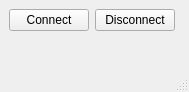
<?xml version="1.0" encoding="UTF-8"?>
<ui version="4.0">
 <class>MainWindow</class>
 <widget class="QMainWindow" name="MainWindow">
  <property name="geometry">
   <rect>
    <x>0</x>
    <y>0</y>
    <width>189</width>
    <height>92</height>
   </rect>
  </property>
  <property name="windowTitle">
   <string>MainWindow</string>
  </property>
  <widget class="QWidget" name="centralwidget">
   <layout class="QFormLayout" name="formLayout">
    <item row="0" column="0">
     <layout class="QHBoxLayout" name="horizontalLayout">
      <item>
       <widget class="QPushButton" name="connectBtn">
        <property name="text">
         <string>Connect</string>
        </property>
       </widget>
      </item>
      <item>
       <widget class="QPushButton" name="disconnectBtn">
        <property name="text">
         <string>Disconnect</string>
        </property>
       </widget>
      </item>
     </layout>
    </item>
   </layout>
  </widget>
  <widget class="QMenuBar" name="menubar">
   <property name="geometry">
    <rect>
     <x>0</x>
     <y>0</y>
     <width>189</width>
     <height>23</height>
    </rect>
   </property>
  </widget>
  <widget class="QStatusBar" name="statusbar"/>
 </widget>
 <resources/>
 <connections/>
</ui>
